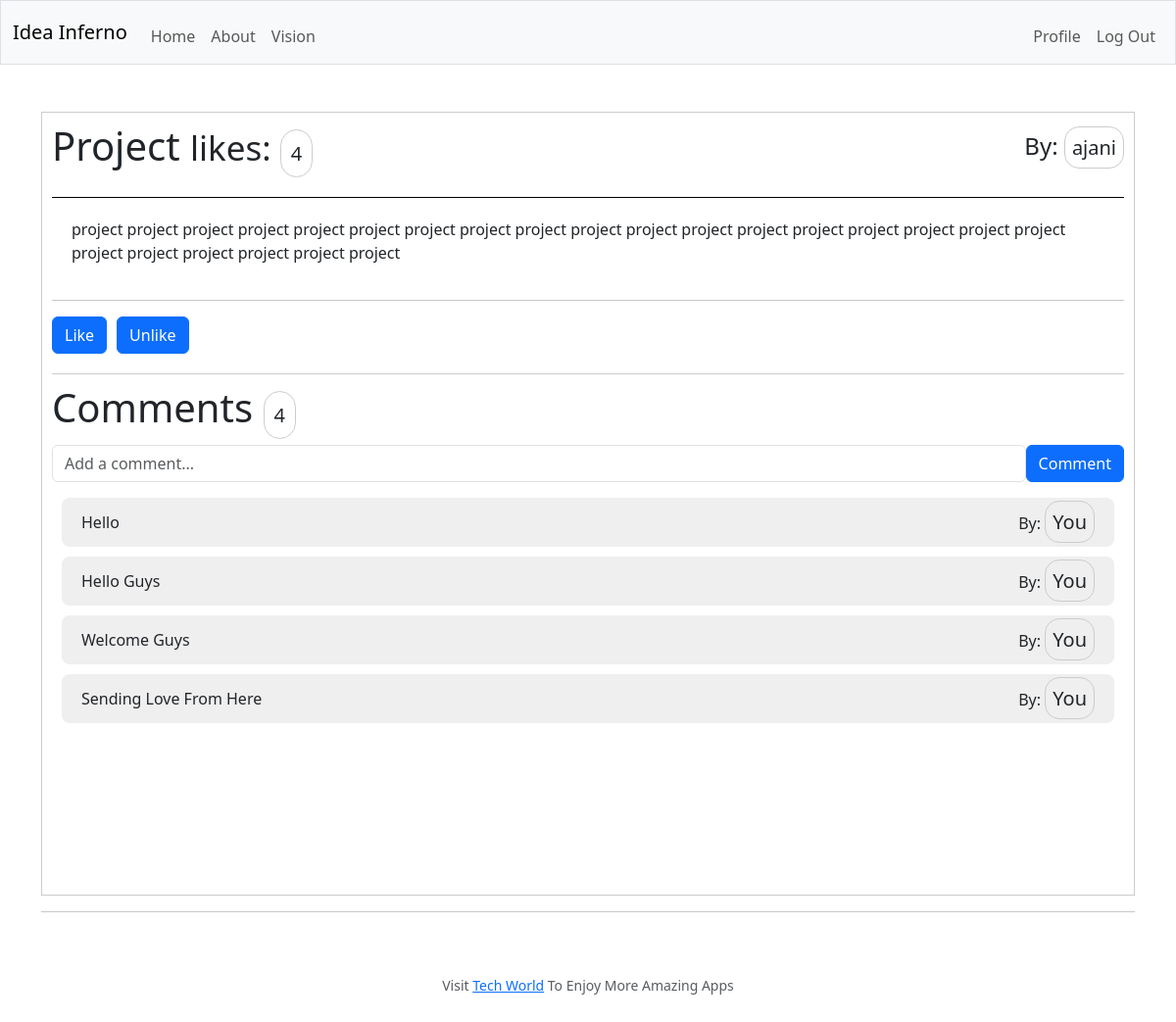
Screenshot of /post/1 (signed in) with the database file from the repository.
### tables this page shows
CREATE TABLE posts (
    id INTEGER PRIMARY KEY,
    user_id INTEGER NOT NULL,
    author TEXT NOT NULL,
    title TEXT NOT NULL,
    body TEXT NOT NULL,
    category TEXT NOT NULL,
    file_path TEXT,
    likes INTEGER DEFAULT 0,
    posted_at DATETIME DEFAULT CURRENT_TIMESTAMP,
    is_anonymous BOOLEAN DEFAULT 0
);

CREATE TABLE comments (
    id INTEGER PRIMARY KEY,
    post_id INTEGER NOT NULL,
    user_id INTEGER NOT NULL,
    user_name TEXT NOT NULL,
    parent_comment_id INTEGER,
    content TEXT NOT NULL,
    likes INTEGER DEFAULT 0,
    posted_at DATETIME DEFAULT CURRENT_TIMESTAMP,
    is_anonymous BOOLEAN DEFAULT 0
);

### app.py (the view)
@app.route("/post/<string:id>")
def post(id):
    post = db.execute("SELECT * FROM posts WHERE id = ?", id)[0]
    comments = db.execute("SELECT * FROM comments WHERE post_id = ?", id)
    no_of_comments = db.execute('SELECT COUNT(*) FROM comments WHERE post_id = ?', id)[0]['COUNT(*)']
    return render_template('post.html', post=post, comments=comments, no_of_comments=no_of_comments)

### templates/post.html (shortened to what this page needs)
{% extends 'layout.html' %}
{% block main %}
<div class="page home">
    <div class="post-head">
        <h1 class="display-6">{{post.title}} <small>likes: <span class="like">{{post.likes}}</span></small></h1>
        <h4>By:
            {% if post.author == session.username %}
            <span class="author">You</span>
            {% elif post['is_anonymous'] == 1 %}
            <span class="author">anonymous user</span>
            {% else %}
            <span class="author">{{post.author}}</span>
            {% endif %}
        </h4>
    </div>
    <div>
        <div class="post-body">
            {{post.body | safe}}
        </div>
        <hr>
        {% if session.username != post.author %}
        <div class="radio">
            <form action="{{url_for('like_post', id=post.id)}}" method="post">
                <input type="submit" value="Like" class="btn btn-primary">
            </form>
            <form action="{{url_for('unlike_post', id=post.id)}}" method="post">
                <input type="submit" value="Unlike" class="btn btn-primary">
            </form>
        </div>
        {% endif %}
        <div class="comments-section">
            <h2 class="display-6">Comments <span class="like">{{no_of_comments}}</span></h2>
            {% if session.username %}
            <form action="{{url_for('add_comment')}}" method="post">
                <div class="form-group form">
                    <input class="form-control" type="text" name="text" placeholder="Add a comment...">
                    <button class="btn btn-primary" type="submit">Comment</button>
                </div>
            </form>
            {% endif %}
            <div id="comments-container">
                {% for comment in comments %}
                    <div class="comment">
                        <p>{{comment.content}}</p>
                        {% if comment.user_name == session.username %}
                        <p>By: <span class="author">You</span></p>
                        {% else %}
                        <p>By: <span class="author">{{comment.user_name}}</span></p>
                        {% endif %}
                    </div>
                {% else %}
                <p>No Comments Yet</p>
                {% endfor %}
            </div>
        </div>
    </div>
</div>
<hr>
{% endblock %}

### static/style.css (style rules this page uses)
body { overflow-y: scroll; }
.radio { align-items: center; display: flex; gap: 10px; list-style-type: none; list-style: none; text-decoration: none; margin: 0; padding: 0; height: 100%; margin-bottom: 20px; }
button { margin-top: 20px; }
.page { padding: 10px; border: 1px solid #ccc; }
.home { height: 100vh; position: relative; overflow-y: scroll; }
.post-head { display: flex; justify-content: space-between; align-items: center; top: 0; }
.author { font-size: 20px; border: 1px solid #ccc; padding: 7px; border-radius: 15px; }
.like { font-size: 20px; padding: 10px; border-radius: 100px; border: 1px solid #ccc; }
.post-body { margin-top: 20px; border-top: 1px solid #000; padding: 20px; }
.comments-section { margin-top: 20px; border-top: 1px solid #ccc; padding-top: 10px; }
.form { display: flex; align-items: center; height: 50px; }
.form button { margin: 0; }
.comment { margin: 10px; height: 50px; padding: 20px; background: #f0efef; border-radius: 8px; display: flex; align-items: center; justify-content: space-between; }
.comment p { margin-top: 20px; margin-bottom: 20px; }

### rows the page displays
posts: title "Project", likes "4", author "ajani", body "project project project project project project project project project project project project project project project project project project project project project project project project"
comments: content "Hello", shows "By:", user_name "You"
comments: content "Hello Guys", shows "By:", user_name "You"
comments: content "Welcome Guys", shows "By:", user_name "You"
comments: content "Sending Love From Here", shows "By:", user_name "You"

### other values shown
{{ no_of_comments }} "4"
